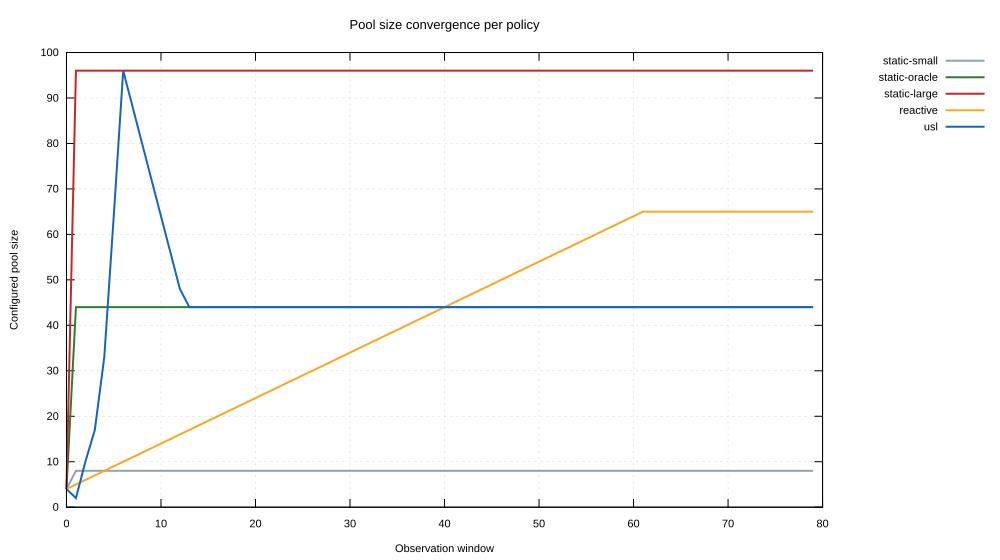

Write the gnuplot code that produced this figure.
# Experiment E4: configured pool size vs. time per policy (stationary workload).
# Input:  convergence-poolsize.csv (window, static-small, static-oracle, static-large, reactive, usl)
# Output: convergence-poolsize.svg / .pdf
set datafile separator ","
set title "Pool size convergence per policy" font ",13"
set xlabel "Observation window"
set ylabel "Configured pool size"
set grid xtics ytics lt 0 lw 0.5 lc rgb "#cccccc"
set key outside right top vertical
set style line 1 lw 2 lc rgb "#90A4AE"
set style line 2 lw 2 lc rgb "#2E7D32"
set style line 3 lw 2 lc rgb "#C62828"
set style line 4 lw 2 lc rgb "#F9A825"
set style line 5 lw 2 lc rgb "#1565C0"
set terminal svg enhanced font "arial,11" size 1000,560
set output 'convergence-poolsize.svg'
plot for [i=2:6] 'convergence-poolsize.csv' using 1:i with lines ls (i-1) title columnheader
set terminal pdfcairo enhanced font "arial,10" size 8,4.5
set output 'convergence-poolsize.pdf'
replot
set output
